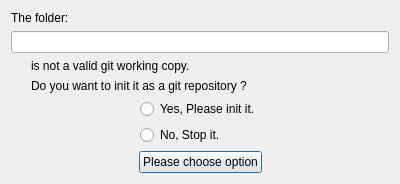
<?xml version="1.0" encoding="UTF-8"?>
<ui version="4.0">
 <class>DoYouWantToInitDialog</class>
 <widget class="QDialog" name="DoYouWantToInitDialog">
  <property name="geometry">
   <rect>
    <x>0</x>
    <y>0</y>
    <width>400</width>
    <height>179</height>
   </rect>
  </property>
  <property name="windowTitle">
   <string>Init Repository</string>
  </property>
  <layout class="QVBoxLayout" name="verticalLayout_2">
   <item>
    <widget class="QLabel" name="label">
     <property name="text">
      <string>The folder:</string>
     </property>
    </widget>
   </item>
   <item>
    <widget class="ReadOnlyLineEdit" name="lineEdit"/>
   </item>
   <item>
    <layout class="QGridLayout" name="gridLayout">
     <item row="0" column="1">
      <widget class="QLabel" name="label_3">
       <property name="text">
        <string>is not a valid git working copy.</string>
       </property>
      </widget>
     </item>
     <item row="1" column="1">
      <widget class="QLabel" name="label_4">
       <property name="text">
        <string>Do you want to init it as a git repository ?</string>
       </property>
      </widget>
     </item>
     <item row="0" column="0" rowspan="2">
      <spacer name="horizontalSpacer_5">
       <property name="orientation">
        <enum>Qt::Horizontal</enum>
       </property>
       <property name="sizeType">
        <enum>QSizePolicy::Fixed</enum>
       </property>
       <property name="sizeHint" stdset="0">
        <size>
         <width>20</width>
         <height>20</height>
        </size>
       </property>
      </spacer>
     </item>
    </layout>
   </item>
   <item>
    <layout class="QHBoxLayout" name="horizontalLayout">
     <item>
      <spacer name="horizontalSpacer">
       <property name="orientation">
        <enum>Qt::Horizontal</enum>
       </property>
       <property name="sizeHint" stdset="0">
        <size>
         <width>40</width>
         <height>20</height>
        </size>
       </property>
      </spacer>
     </item>
     <item>
      <layout class="QVBoxLayout" name="verticalLayout">
       <item>
        <widget class="QRadioButton" name="radioButton_yes">
         <property name="text">
          <string>Yes, Please init it.</string>
         </property>
        </widget>
       </item>
       <item>
        <widget class="QRadioButton" name="radioButton_no">
         <property name="text">
          <string>No, Stop it.</string>
         </property>
        </widget>
       </item>
      </layout>
     </item>
     <item>
      <spacer name="horizontalSpacer_2">
       <property name="orientation">
        <enum>Qt::Horizontal</enum>
       </property>
       <property name="sizeHint" stdset="0">
        <size>
         <width>40</width>
         <height>20</height>
        </size>
       </property>
      </spacer>
     </item>
    </layout>
   </item>
   <item>
    <spacer name="verticalSpacer">
     <property name="orientation">
      <enum>Qt::Vertical</enum>
     </property>
     <property name="sizeHint" stdset="0">
      <size>
       <width>20</width>
       <height>2</height>
      </size>
     </property>
    </spacer>
   </item>
   <item>
    <layout class="QHBoxLayout" name="horizontalLayout_2">
     <item>
      <spacer name="horizontalSpacer_3">
       <property name="orientation">
        <enum>Qt::Horizontal</enum>
       </property>
       <property name="sizeHint" stdset="0">
        <size>
         <width>40</width>
         <height>20</height>
        </size>
       </property>
      </spacer>
     </item>
     <item>
      <widget class="QPushButton" name="pushButton">
       <property name="text">
        <string>Please choose option</string>
       </property>
      </widget>
     </item>
     <item>
      <spacer name="horizontalSpacer_4">
       <property name="orientation">
        <enum>Qt::Horizontal</enum>
       </property>
       <property name="sizeHint" stdset="0">
        <size>
         <width>40</width>
         <height>20</height>
        </size>
       </property>
      </spacer>
     </item>
    </layout>
   </item>
  </layout>
 </widget>
 <customwidgets>
  <customwidget>
   <class>ReadOnlyLineEdit</class>
   <extends>QLineEdit</extends>
   <header>ReadOnlyLineEdit.h</header>
  </customwidget>
 </customwidgets>
 <resources/>
 <connections/>
</ui>
